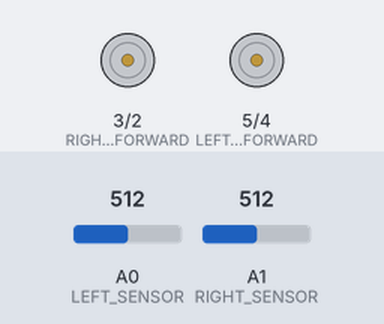
Recording of a sketch running on a simulated Arduino Uno, built with avr-gcc and run on an emulated ATmega328P. Shown: motor-driver pin pairs drawn as motors (green arrow = first pin HIGH = forward, orange = second pin HIGH = backward, longer = more drive). The inputs (shaded band) are chosen by the test bench; at power-on: A0 (LEFT_SENSOR) = 512, A1 (RIGHT_SENSOR) = 512.

Above: at 1.2 s.
1.3 s: A0 (LEFT_SENSOR) set to 487
At 2.0 s:
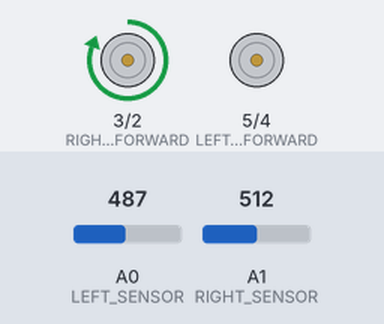
2.8 s: A1 (RIGHT_SENSOR) set to 490
At 3.2 s:
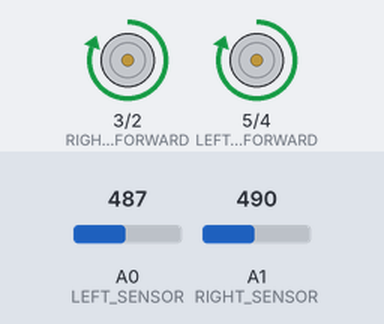
4.3 s: A0 (LEFT_SENSOR) set to 510
At 5.5 s:
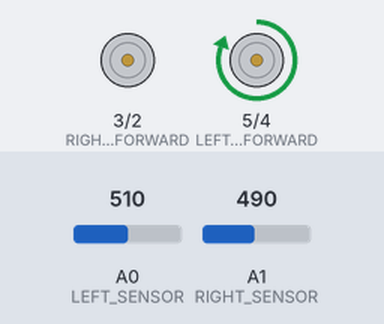
5.8 s: A0 (LEFT_SENSOR) set to 490
At 6.7 s:
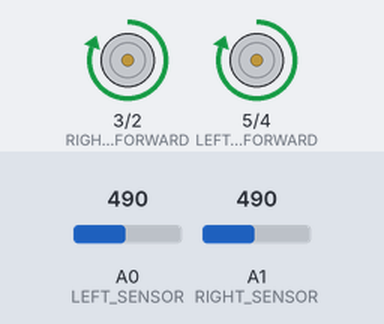
7.3 s: A0 (LEFT_SENSOR) set to 511
At 7.8 s:
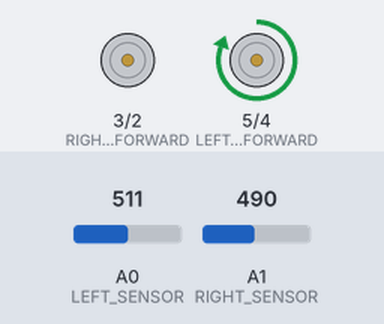
Timing chart, 0 to 9.8 s (numbered marks = the images above; inputs shaded):
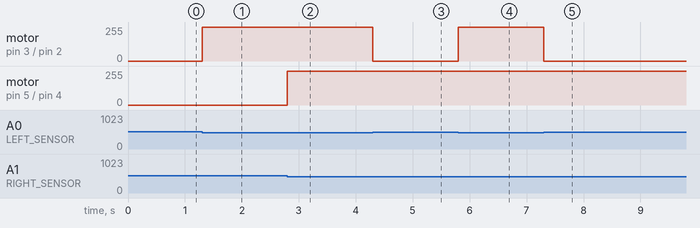

Measured:
- the behaviour switches between 500 and 499 on A0 (LEFT_SENSOR) (found by bisection; images 0 and 1)
- after the input at 1.3 s, motor on pin 3 (RIGHT_MOTOR_FORWARD) / pin 2 (RIGHT_MOTOR_BACKWARD): stopped → forward 255/255 at once
- after the input at 2.8 s, motor on pin 5 (LEFT_MOTOR_FORWARD) / pin 4 (LEFT_MOTOR_BACKWARD): stopped → forward 255/255 at once
- after the input at 4.3 s, motor on pin 3 (RIGHT_MOTOR_FORWARD) / pin 2 (RIGHT_MOTOR_BACKWARD): forward 255/255 → stopped at once
- after the input at 5.8 s, motor on pin 3 (RIGHT_MOTOR_FORWARD) / pin 2 (RIGHT_MOTOR_BACKWARD): stopped → forward 255/255 at once
- after the input at 7.3 s, motor on pin 3 (RIGHT_MOTOR_FORWARD) / pin 2 (RIGHT_MOTOR_BACKWARD): forward 255/255 → stopped at once

The sketch:

line_following_robot.ino
```cpp
// Line Following Robot using DC Gear Motors and IR Sensors

#define LEFT_MOTOR_FORWARD 5
#define LEFT_MOTOR_BACKWARD 4
#define RIGHT_MOTOR_FORWARD 3
#define RIGHT_MOTOR_BACKWARD 2

#define LEFT_SENSOR A0
#define RIGHT_SENSOR A1

void setup() {
  pinMode(LEFT_MOTOR_FORWARD, OUTPUT);
  pinMode(LEFT_MOTOR_BACKWARD, OUTPUT);
  pinMode(RIGHT_MOTOR_FORWARD, OUTPUT);
  pinMode(RIGHT_MOTOR_BACKWARD, OUTPUT);

  pinMode(LEFT_SENSOR, INPUT);
  pinMode(RIGHT_SENSOR, INPUT);
}

void loop() {
  int leftValue = analogRead(LEFT_SENSOR);
  int rightValue = analogRead(RIGHT_SENSOR);

  // Threshold for detecting the line
  int threshold = 500;

  if (leftValue < threshold && rightValue < threshold) {
    // Move forward
    forward();
  }
  else if (leftValue < threshold && rightValue > threshold) {
    // Turn left
    turnLeft();
  }
  else if (leftValue > threshold && rightValue < threshold) {
    // Turn right
    turnRight();
  }
  else {
    // Stop
    stopMotors();
  }
}

void forward() {
  digitalWrite(LEFT_MOTOR_FORWARD, HIGH);
  digitalWrite(LEFT_MOTOR_BACKWARD, LOW);
  digitalWrite(RIGHT_MOTOR_FORWARD, HIGH);
  digitalWrite(RIGHT_MOTOR_BACKWARD, LOW);
}

void turnLeft() {
  digitalWrite(LEFT_MOTOR_FORWARD, LOW);
  digitalWrite(LEFT_MOTOR_BACKWARD, LOW);
  digitalWrite(RIGHT_MOTOR_FORWARD, HIGH);
  digitalWrite(RIGHT_MOTOR_BACKWARD, LOW);
}

void turnRight() {
  digitalWrite(LEFT_MOTOR_FORWARD, HIGH);
  digitalWrite(LEFT_MOTOR_BACKWARD, LOW);
  digitalWrite(RIGHT_MOTOR_FORWARD, LOW);
  digitalWrite(RIGHT_MOTOR_BACKWARD, LOW);
}

void stopMotors() {
  digitalWrite(LEFT_MOTOR_FORWARD, LOW);
  digitalWrite(LEFT_MOTOR_BACKWARD, LOW);
  digitalWrite(RIGHT_MOTOR_FORWARD, LOW);
  digitalWrite(RIGHT_MOTOR_BACKWARD, LOW);
}
```
